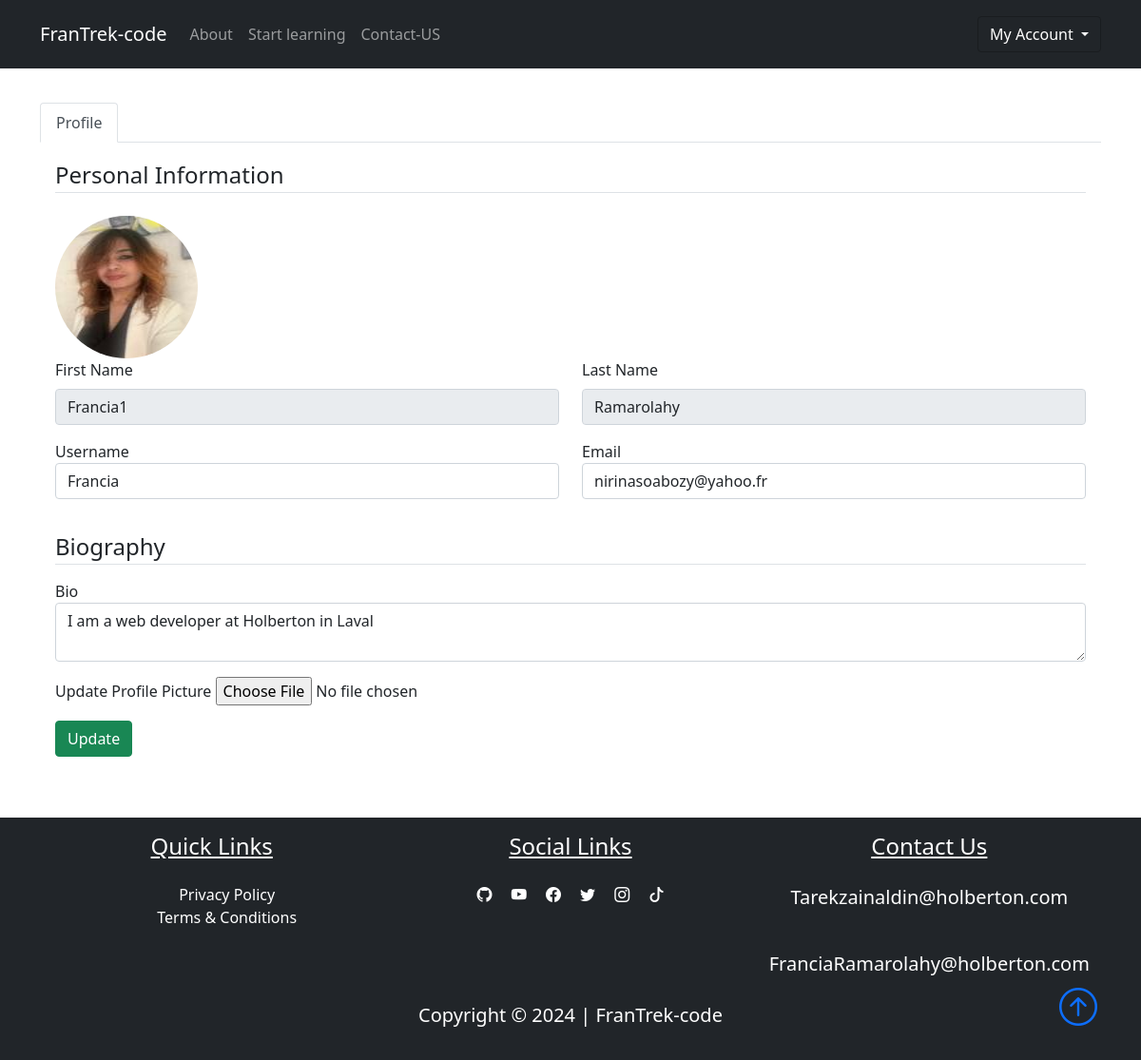
The app's page /dashboard (signed in) with its own data.
### FranTrek/models.py (models this page shows, shortened)
class User(db.Model, UserMixin):
    id = db.Column(db.Integer, primary_key=True)
    fname = db.Column(db.String(25), nullable=False)
    lname = db.Column(db.String(25), nullable=False)
    username = db.Column(db.String(25), unique=True, nullable=False)
    email = db.Column(db.String(125), unique=True, nullable=False)
    image_file = db.Column(db.String(20), nullable=False, default="default.png")
    bio = db.Column(db.Text, nullable=True)
    password = db.Column(db.String(60), nullable=False)
    lessons = db.relationship("Lesson", backref="author", lazy=True)

### FranTrek/routes.py (the view)
@app.route("/dashboard", methods=["GET", "POST"])
@login_required
def dashboard():
    profile_form = UpdateProfileForm()
    if profile_form.validate_on_submit():
        if profile_form.picture.data:
            picture_file = save_picture(profile_form.picture.data)
            current_user.image_file = picture_file
        current_user.username = profile_form.username.data
        current_user.email = profile_form.email.data
        current_user.bio = profile_form.bio.data
        db.session.commit()
        flash("Your profile has been updated", "success")
        return redirect(url_for("dashboard"))
    elif request.method == "GET":
        profile_form.username.data = current_user.username
        profile_form.email.data = current_user.email
        profile_form.bio.data = current_user.bio
    image_file = url_for("static", filename=f"user_pics/{current_user.image_file}")
    return render_template(
        "dashboard.html",
        title="Dashboard",
        profile_form=profile_form,
        image_file=image_file,
    )

### FranTrek/form.py (shortened to what this page needs)
class UpdateProfileForm(FlaskForm):
    username = StringField(
        "Username", validators=[DataRequired(), Length(min=2, max=25)]
    )
    email = StringField("Email", validators=[DataRequired(), Email()])
    bio = TextAreaField("Bio")
    picture = FileField(
        "Update Profile Picture", validators=[FileAllowed(["jpg", "png"])]
    )
    submit = SubmitField("Update")

### FranTrek/models.py (called while the page is built)
@login_manager.user_loader
def load_user(user_id):
    return User.query.get(int(user_id))

### FranTrek/templates/dashboard.html (shortened to what this page needs)
{%extends "layout.html"%}
{% block content%}
<div class="container my-5">
    <nav>
        <div class="nav nav-tabs" id="tablist">
            <button class="nav-link active" id="nav-profile-tab" data-bs-toggle="tab" data-bs-target="#nav-profile"
                type="button" role="tab" aria-controls="nav-profile" aria-selected="true">Profile</button>
        </div>
    </nav>
    <div class="tab-content" id="nav-tabContent">
        <div class="tab-pane show active fade p-3" id="nav-profile" role="tabpanel" aria-labelledby="nav-profile-tab">
            <form action=" " method="POST" enctype="multipart/form-data">
                <fieldset class='form-group'>
                    <legend class='border-bottom mb-4'>Personal Information</legend>
                    <img class="rounded-circle user-img" src="{{image_file}}" alt="">
                    <div class='form-group'>
                        <div class="row mb-3">
                            <div class="col">
                                <label for="fname" class="form-label">First Name</label>
                                <input class="form-control" type="text" value="{{ current_user.fname}}" readonly>
                            </div>
                            <div class="col">
                                <label for="lname" class="form-label">Last Name</label>
                                <input class="form-control" type="text" value="{{ current_user.lname}}" readonly>
                            </div>
                        </div>
                        <div class="row mb-3">
                            <div class="col">
                                {{ profile_form.username.label(class='form-control-label')}}
                                {% if profile_form.username.errors%}
                                {{ profile_form.username(class='form-control form-control-lg is-invalid')}}
                                <div class="invalid-feedback">
                                    {% for error in profile_form.username.errors %}
                                    <span>{{error}}</span>
                                    {% endfor %}
                                </div>
                                {% else %}
                                {{ profile_form.username(class='form-control form-control')}}
                                {% endif %}
                            </div>
                            <div class="col">
                                {{ profile_form.email.label(class='form-control-label')}}
                                {% if profile_form.email.errors%}
                                {{ profile_form.email(class='form-control form-control-lg is-invalid')}}
                                <div class="invalid-feedback">
                                    {% for error in profile_form.email.errors %}
                                    <span>{{error}}</span>
                                    {% endfor %}
                                </div>
                                {% else %}
                                {{ profile_form.email(class='form-control form-control')}}
                                {% endif %}
                            </div>
                        </div>
                    </div>
                </fieldset>
                <fieldset>
                    <legend class="border-bottom my-3">Biography</legend>
                    <div class="form-group">
                        <div class="my-3">
                            {{ profile_form.bio.label(class='form-control-label') }}
                            {{ profile_form.bio(class='form-control') }}
                        </div>
                        <div class="form-group mb-3">
                            {{ profile_form.picture.label}}
                            {{ profile_form.picture(class='form-control-file')}}
                        </div>
                        <div class="col-12">
                            <button class="btn btn-success" type="submit">Update</button>
                        </div>
                    </div>
                </fieldset>
            </form>
        </div>
    </div>
</div>
{% endblock content %}

### FranTrek/templates/layout.html (shortened to what this page needs)
<!DOCTYPE html>
<html lang="en">
<head>
    <link href="https://cdn.jsdelivr.net/npm/bootstrap@5.1.3/dist/css/bootstrap.min.css" rel="stylesheet">
    <link rel="stylesheet" href="https://cdn.jsdelivr.net/npm/bootstrap-icons@1.11.3/font/bootstrap-icons.min.css">
     <link rel="stylesheet" type="text/css" href="{{url_for('static',filename='main.css')}}">
</head>
<body class="d-flex flex-column min-vh-100">
        <nav class="navbar navbar-expand-lg bg-dark navbar-dark py-3 fixed-top">
        <div class="container">
            <a href="{{url_for('home')}}" class ="navbar-brand">FranTrek-code</a>
            <div class="collapse navbar-collapse" id = "navmenu">
                <ul class="navbar-nav">
                    <li class="nav-item">
                        <a href="{{url_for('about')}}" class="nav-link">About</a>
                    </li>
                   <li class="nav-item">
                    <a href="#learn" class="nav-link">Start learning</a>
                   </li>
                   <li class="nav-item">
                    <a href="#contact"class="nav-link">Contact-US</a>
                   </li>
                </ul>
                 <ul class="navbar-nav ms-auto">
                    {% if current_user.is_authenticated %}
                    <div class="dropdown show">
                        <button class="btn btn-dark bg-dark dropdown-toggle" type="button" id="dropdownMenuButton1"
                            data-bs-toggle="dropdown" aria-expanded="false">
                            My Account
                        </button>
                    </div>
                    {% endif%}
                </ul>
            </div>
        </div>
        </nav>
        {% block content%} {% endblock %}
    <footer class="bg-dark mt-auto " >
        <div class="container p-3">
            <div class="row text-center text-white">
                <div class="col-md-12 col-lg-4 pb-2">
                    <h4 class="text-center text-decoration-underline">Quick Links</h4>
                    <ul class=" nobull pt-3">
                        <li><a href="#" class="link text-white">Privacy Policy</a></li>
                        <li><a href="#" class="link text-white">Terms & Conditions</a></li>
                    </ul>
                </div>
                <div class="col-md-12 col-lg-4">
                    <h4 class="text-center text-decoration-underline pb-3">Social Links</h4>
                    <a href="#" class="text-white p-2"><i class="bi-github"></i></a>
                    <a href="#" class="text-white p-2"><i class="bi-youtube"></i></a>
                    <a href="#" class="text-white p-2"><i class="bi-facebook"></i></a>
                    <a href="#" class="text-white p-2"><i class="bi-twitter"></i></a>
                    <a href="#" class="text-white p-2"><i class="bi-instagram"></i></a>
                    <a href="#" class="text-white p-2"><i class="bi-tiktok"></i></a>
                </div>
                <div class="col-md-12 col-lg-4 pb-2">
                    <h4 class="text-center text-decoration-underline pb-3">Contact Us</h4>
                    <p class="lead">Tarekzainaldin@holberton.com</p>
                    <br>
                    <p class="lead">FranciaRamarolahy@holberton.com</p>
                </div>
            </div>
            <div class="col text-white text-center position-relative">
                <p class="lead font-weight-bold">Copyright &copy; 2024 | FranTrek-code</p>
                <a href="#" class="position-absolute bottom-0 end-0">
                    <i class="bi bi-arrow-up-circle h1"></i>
                </a>
            </div>
        </div>
    </footer>
</body>
</html>

### FranTrek/static/main.css (style rules this page uses)
body::before { display: block; content: ''; height: 60px; }
.user-img { height: 150px; width: 150px; margin-right: 8px; }
.link { text-decoration: none; }
.nobull { list-style-type: none; }

### records on screen
User: fname "Francia1", lname "Ramarolahy", username "Francia", email "nirinasoabozy@yahoo.fr", bio "I am a web developer at Holberton in Laval"

### other values on screen
{{ profile_form.username.label(class='form-control-label') }} "Username"
{{ profile_form.email.label(class='form-control-label') }} "Email"
{{ profile_form.bio.label(class='form-control-label') }} "Bio"
{{ profile_form.picture.label }} "Update Profile Picture"
